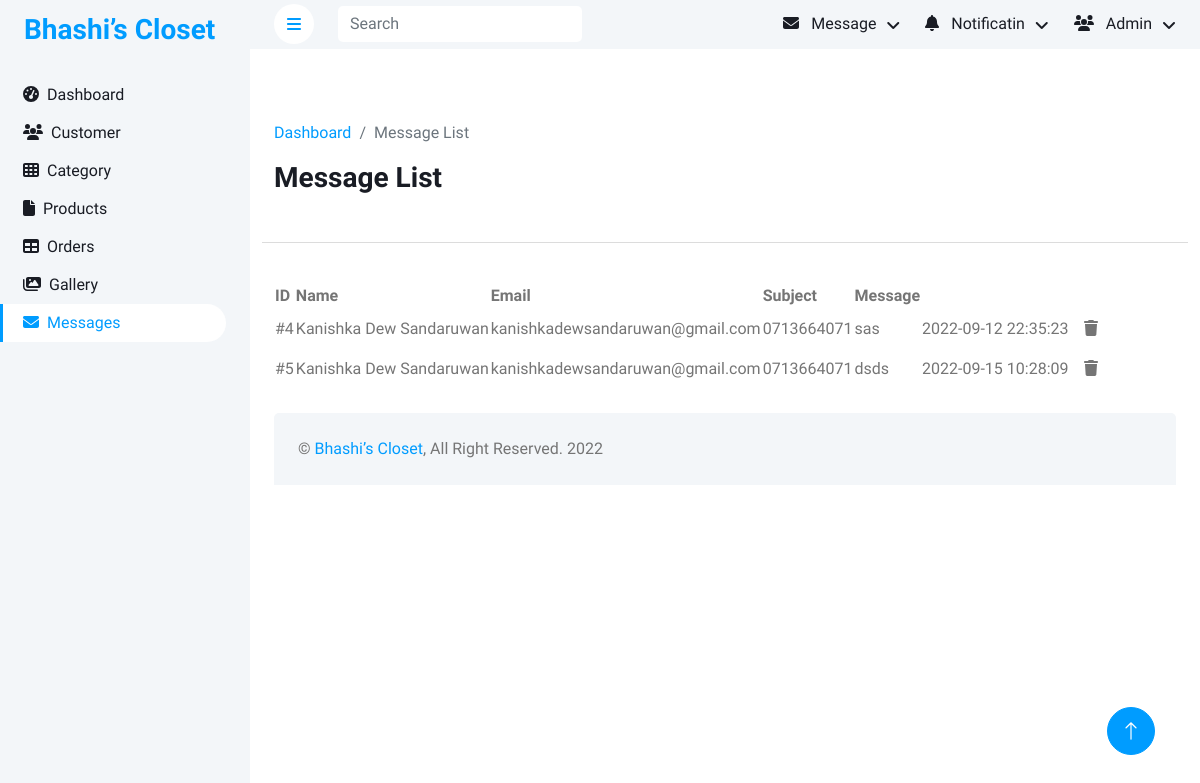
Screenshot of /admin/message.php (signed in) with the database file from the repository.
### tables this page shows
CREATE TABLE `contact` (
  `contact_id` int(11) NOT NULL,
  `name` varchar(255) NOT NULL,
  `email` varchar(255) NOT NULL,
  `subject` varchar(255) NOT NULL,
  `message` varchar(255) NOT NULL,
  `date_updated` datetime NOT NULL
);

### server/include/view.php (called while the page is built, shortened)
<?php
function getAllMessages(){
	include 'connection.php';
	$messages = "SELECT * FROM contact";
	return mysqli_query($con,$messages);
}
?>

### admin/message.php (the view, shortened to what this page needs)
<!DOCTYPE html>
<html lang="en">
<head>
    <?php include 'pages/head.php'; ?>
    <link href="https://cdnjs.cloudflare.com/ajax/libs/font-awesome/5.10.0/css/all.min.css" rel="stylesheet">
    <link href="https://cdn.jsdelivr.net/npm/bootstrap-icons@1.4.1/font/bootstrap-icons.css" rel="stylesheet">
    <link href="lib/owlcarousel/assets/owl.carousel.min.css" rel="stylesheet">
    <link href="lib/tempusdominus/css/tempusdominus-bootstrap-4.min.css" rel="stylesheet" />
    <link href="css/bootstrap.min.css" rel="stylesheet">
    <link href="css/style.css" rel="stylesheet">
</head>
<body>
    <div class="container-fluid position-relative bg-white d-flex p-0">
        <div class="sidebar pe-4 pb-3">
            <nav class="navbar bg-light navbar-light">
                <a href="index.html" class="navbar-brand mx-4 mb-3">
                    <h3 class="text-primary"></i>Bhashi’s Closet</h3>
                </a>
                <div class="navbar-nav w-100">
                    <a href="index.html" class="nav-item nav-link "><i
                            class="fa fa-tachometer-alt me-2"></i>Dashboard</a>
                    <a href="customer.php" class="nav-item nav-link"><i class="fas fa-users me-2"></i>Customer</a>
                    <a href="category.php" class="nav-item nav-link "><i class="fa fa-th me-2"></i>Category</a>
                    <a href="products.php" class="nav-item nav-link"><i class="fa fa-file me-2"></i>Products</a>
                    <a href="orders.php" class="nav-item nav-link"><i class="fa fa-table me-2"></i>Orders</a>
                    <a href="gallery.php" class="nav-item nav-link"><i class="fas fa-images me-2"></i>Gallery</a>
                    <a href="message.php" class="nav-item nav-link active"><i class="fas fa-envelope me-2"></i>Messages</a>
                </div>
            </nav>
        </div>
        <div class="content">
            <?php include 'pages/navbar.php'; ?>
            <div class="container-fluid pt-4 px-4">
                <div class="row g-4 mt-5">
                    <div class="row">
                        <div class="col-lg-10">
                            <nav aria-label="breadcrumb">
                                <ol class="breadcrumb">
                                    <li class="breadcrumb-item"><a href="index.php">Dashboard</a></li>
                                    <li class="breadcrumb-item active" aria-current="page">Message List</li>
                                </ol>
                            </nav>
                            <h3 class="mb-4">Message List</h3>
                        </div>
                    </div>
                    <hr>
                    <div class="table-responsive">
                        <table id="datatablesSimple">
                            <thead>
                                <tr>
                                    <th>ID</th>
                                    <th>Name</th>
                                    <th>Email</th>
                                    <th>Subject</th>
                                    <th>Message</th>
                                </tr>
                            </thead>
                            <tbody>
                                <?php
                                $getall = getAllMessages();
                                while($row=mysqli_fetch_assoc($getall)){ ?>
                                <tr>
                                    <td>#<?php echo $row['contact_id']; ?></td>
                                    <td><?php echo $row['name']; ?></td>
                                    <td><?php echo $row['email']; ?></td>
                                    <td><?php echo $row['subject']; ?></td>
                                    <td><?php echo $row['message']; ?></td>
                                    <td><?php echo $row['date_updated']; ?></td>
                                    <td>
                                        <button type="button"
                                            onclick="permenantdeleteData(<?php echo $row['contact_id']; ?>, 'contact', 'contact_id' )"
                                            class="btn btn-darkblue"> <i class="fa-solid fa-trash"></i> </button>
                                    </td>
                                </tr>
                                <?php } ?>
                            </tbody>
                        </table>
                    </div>
                </div>
            </div>
            <?php include 'pages/footer.php'; ?>
</body>
</html>

### admin/css/style.css (style rules this page uses)
:root { --primary: #009CFF; --light: #F3F6F9; --dark: #191C24; }
.btn { transition: .5s; }
.sidebar { position: fixed; top: 0; left: 0; bottom: 0; width: 250px; height: 100vh; overflow-y: auto; background: var(--light); transition: 0.5s; z-index: 999; }
.content { margin-left: 250px; min-height: 100vh; background: #FFFFFF; transition: 0.5s; }
@media (min-width: 992px) { .sidebar { margin-left: 0; } }
@media (min-width: 992px) { .content { width: calc(100% - 250px); } }
.sidebar .navbar .navbar-nav .nav-link { padding: 7px 20px; color: var(--dark); font-weight: 500; border-left: 3px solid var(--light); border-radius: 0 30px 30px 0; outline: none; }
.sidebar .navbar .navbar-nav .nav-link:hover, .sidebar .navbar .navbar-nav .nav-link.active { color: var(--primary); background: #FFFFFF; border-color: var(--primary); }

### rows the page displays
contact: contact_id "4", name "Kanishka Dew Sandaruwan", email "kanishkadewsandaruwan@gmail.com", subject "0713664071", message "sas", date_updated "2022-09-12 22:35:23"
contact: contact_id "5", name "Kanishka Dew Sandaruwan", email "kanishkadewsandaruwan@gmail.com", subject "0713664071", message "dsds", date_updated "2022-09-15 10:28:09"
